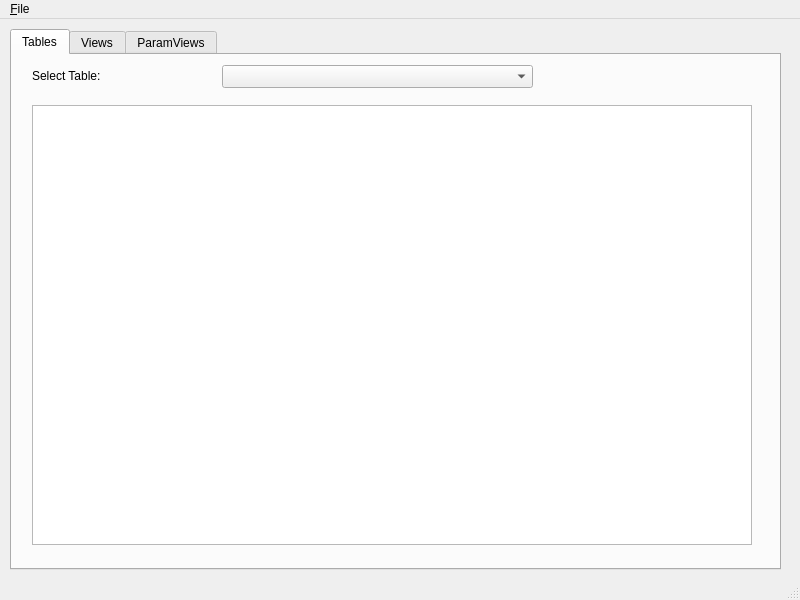
<?xml version="1.0" encoding="UTF-8"?>
<ui version="4.0">
 <class>MainWindow</class>
 <widget class="QMainWindow" name="MainWindow">
  <property name="geometry">
   <rect>
    <x>0</x>
    <y>0</y>
    <width>800</width>
    <height>600</height>
   </rect>
  </property>
  <property name="windowTitle">
   <string>DB Lab2 Vlasenko Mykola</string>
  </property>
  <widget class="QWidget" name="centralwidget">
   <widget class="QTabWidget" name="tabWidget">
    <property name="geometry">
     <rect>
      <x>10</x>
      <y>10</y>
      <width>771</width>
      <height>541</height>
     </rect>
    </property>
    <property name="currentIndex">
     <number>0</number>
    </property>
    <widget class="QWidget" name="tabTables">
     <attribute name="title">
      <string>Tables</string>
     </attribute>
     <widget class="QComboBox" name="comboBoxTables">
      <property name="geometry">
       <rect>
        <x>210</x>
        <y>10</y>
        <width>311</width>
        <height>23</height>
       </rect>
      </property>
     </widget>
     <widget class="QLabel" name="labelSelectTable">
      <property name="geometry">
       <rect>
        <x>20</x>
        <y>10</y>
        <width>91</width>
        <height>21</height>
       </rect>
      </property>
      <property name="text">
       <string>Select Table:</string>
      </property>
     </widget>
     <widget class="QTableView" name="tableViewTables">
      <property name="geometry">
       <rect>
        <x>20</x>
        <y>50</y>
        <width>720</width>
        <height>440</height>
       </rect>
      </property>
     </widget>
    </widget>
    <widget class="QWidget" name="tabViews">
     <attribute name="title">
      <string>Views</string>
     </attribute>
     <widget class="QComboBox" name="comboBoxViews">
      <property name="geometry">
       <rect>
        <x>210</x>
        <y>10</y>
        <width>531</width>
        <height>23</height>
       </rect>
      </property>
     </widget>
     <widget class="QLabel" name="labelSelectView">
      <property name="geometry">
       <rect>
        <x>20</x>
        <y>10</y>
        <width>91</width>
        <height>21</height>
       </rect>
      </property>
      <property name="text">
       <string>Select View:</string>
      </property>
     </widget>
     <widget class="QTableView" name="tableViewViews">
      <property name="geometry">
       <rect>
        <x>20</x>
        <y>109</y>
        <width>720</width>
        <height>391</height>
       </rect>
      </property>
     </widget>
     <widget class="QLabel" name="labelViewSQLText">
      <property name="geometry">
       <rect>
        <x>20</x>
        <y>40</y>
        <width>41</width>
        <height>21</height>
       </rect>
      </property>
      <property name="text">
       <string>SQL:</string>
      </property>
     </widget>
     <widget class="QLabel" name="labelSQLTextViews">
      <property name="geometry">
       <rect>
        <x>60</x>
        <y>50</y>
        <width>681</width>
        <height>41</height>
       </rect>
      </property>
      <property name="text">
       <string/>
      </property>
      <property name="wordWrap">
       <bool>true</bool>
      </property>
     </widget>
    </widget>
    <widget class="QWidget" name="tabParamViews">
     <attribute name="title">
      <string>ParamViews</string>
     </attribute>
     <widget class="QComboBox" name="comboBoxParamViews">
      <property name="geometry">
       <rect>
        <x>210</x>
        <y>10</y>
        <width>531</width>
        <height>23</height>
       </rect>
      </property>
     </widget>
     <widget class="QLabel" name="labelSelectParamView">
      <property name="geometry">
       <rect>
        <x>20</x>
        <y>10</y>
        <width>181</width>
        <height>21</height>
       </rect>
      </property>
      <property name="text">
       <string>Select Parametrized View:</string>
      </property>
     </widget>
     <widget class="QLabel" name="labelParamViewSQLText">
      <property name="geometry">
       <rect>
        <x>20</x>
        <y>40</y>
        <width>41</width>
        <height>21</height>
       </rect>
      </property>
      <property name="text">
       <string>SQL:</string>
      </property>
     </widget>
     <widget class="QLabel" name="labelSQLTextParamViews">
      <property name="geometry">
       <rect>
        <x>60</x>
        <y>40</y>
        <width>681</width>
        <height>41</height>
       </rect>
      </property>
      <property name="text">
       <string/>
      </property>
      <property name="wordWrap">
       <bool>true</bool>
      </property>
     </widget>
     <widget class="QTableView" name="tableViewParamViews">
      <property name="geometry">
       <rect>
        <x>20</x>
        <y>110</y>
        <width>720</width>
        <height>391</height>
       </rect>
      </property>
     </widget>
    </widget>
   </widget>
  </widget>
  <widget class="QMenuBar" name="menubar">
   <property name="geometry">
    <rect>
     <x>0</x>
     <y>0</y>
     <width>800</width>
     <height>20</height>
    </rect>
   </property>
   <widget class="QMenu" name="menuFile">
    <property name="title">
     <string>&amp;File</string>
    </property>
    <addaction name="actionOpen"/>
    <addaction name="separator"/>
    <addaction name="actionExit"/>
   </widget>
   <addaction name="menuFile"/>
  </widget>
  <widget class="QStatusBar" name="statusbar"/>
  <action name="actionOpen">
   <property name="text">
    <string>&amp;Open DB...</string>
   </property>
  </action>
  <action name="actionExit">
   <property name="text">
    <string>E&amp;xit</string>
   </property>
  </action>
 </widget>
 <resources/>
 <connections>
  <connection>
   <sender>actionExit</sender>
   <signal>triggered()</signal>
   <receiver>MainWindow</receiver>
   <slot>close()</slot>
   <hints>
    <hint type="sourcelabel">
     <x>-1</x>
     <y>-1</y>
    </hint>
    <hint type="destinationlabel">
     <x>399</x>
     <y>299</y>
    </hint>
   </hints>
  </connection>
 </connections>
</ui>
